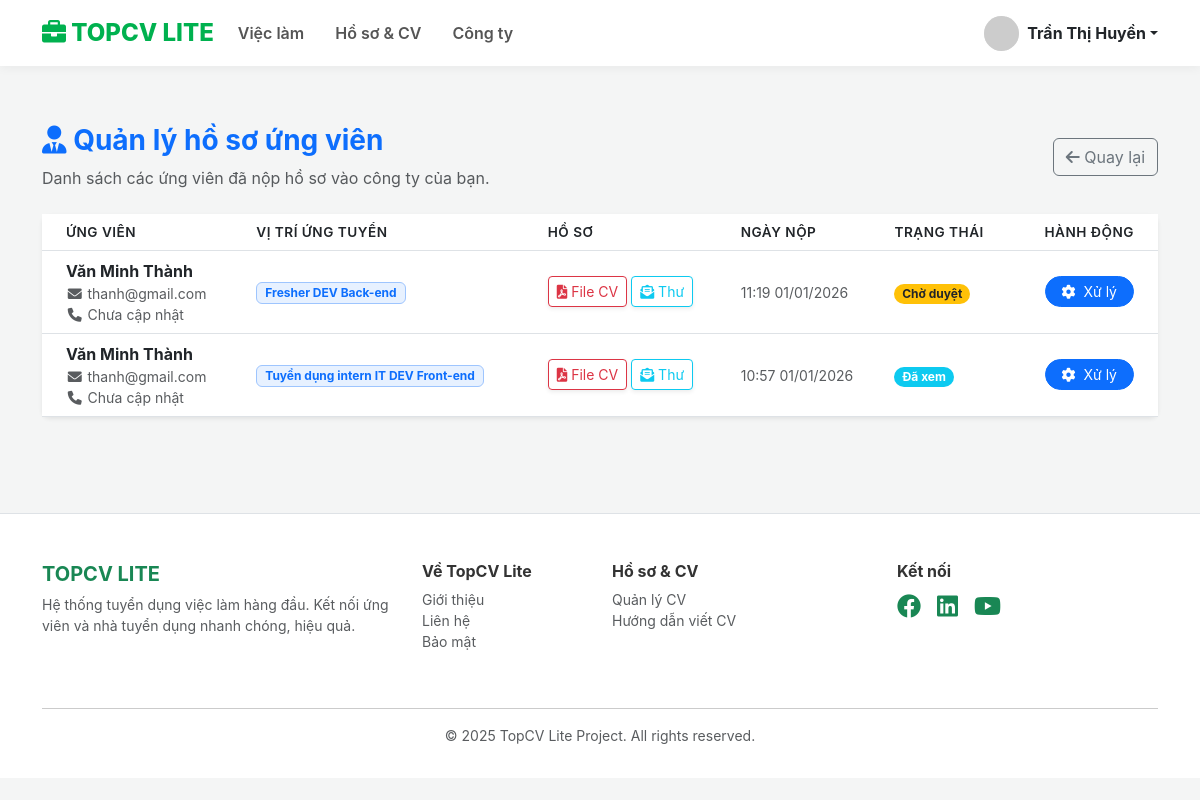
/employer/applicants.php (signed in), run on the app's committed database.
### tables this page shows
CREATE TABLE `applications` (
  `id` int(11) NOT NULL,
  `job_id` int(11) NOT NULL,
  `candidate_id` int(11) NOT NULL,
  `cv_profile_id` int(11) DEFAULT NULL,
  `cv_snapshot` varchar(255) DEFAULT NULL,
  `cv_snapshot_json` longtext DEFAULT NULL,
  `cover_letter` text DEFAULT NULL,
  `status` enum('pending','viewed','interview','rejected') DEFAULT 'pending',
  `created_at` timestamp NOT NULL DEFAULT current_timestamp()
);

CREATE TABLE `users` (
  `id` int(11) NOT NULL,
  `fullname` varchar(100) NOT NULL,
  `email` varchar(100) NOT NULL,
  `password` varchar(255) NOT NULL,
  `phone` varchar(20) DEFAULT NULL,
  `role` enum('candidate','employer','admin') NOT NULL DEFAULT 'candidate',
  `account_status` enum('active','suspended','pending_verification') NOT NULL DEFAULT 'active',
  `employer_approval_status` enum('pending','approved','rejected') DEFAULT NULL,
  `created_at` timestamp NOT NULL DEFAULT current_timestamp()
);

CREATE TABLE `jobs` (
  `id` int(11) NOT NULL,
  `company_id` int(11) NOT NULL,
  `category_id` int(11) DEFAULT NULL,
  `location_id` int(11) DEFAULT NULL,
  `title` varchar(255) NOT NULL,
  `salary_range` varchar(50) DEFAULT NULL,
  `description` text NOT NULL,
  `requirements` text DEFAULT NULL,
  `benefits` text DEFAULT NULL,
  `deadline` date DEFAULT NULL,
  `status` enum('pending','approved','rejected','hidden') DEFAULT 'pending',
  `view_count` int(11) DEFAULT 0,
  `created_at` timestamp NOT NULL DEFAULT current_timestamp(),
  `updated_at` timestamp NULL DEFAULT NULL,
  `deleted_at` datetime DEFAULT NULL,
  `admin_note` text DEFAULT NULL,
  `quantity` int(11) DEFAULT 1,
  `job_type` varchar(50) DEFAULT 'Toàn thời gian',
  `job_level` varchar(50) DEFAULT 'Nhân viên',
  `experience` varchar(50) DEFAULT 'Không yêu cầu',
  `gender` varchar(20) DEFAULT 'Không yêu cầu'
);

### employer/applicants.php (the view, shortened to what this page needs)
<?php
include 'auth_check.php';
$user_id = $_SESSION['user_id'];
$stmt = $conn->prepare("SELECT id FROM companies WHERE user_id = ?");
$stmt->execute([$user_id]);
$company = $stmt->fetch();
$company_id = $company['id'];
include '../includes/header.php';
$sql = "SELECT app.id AS app_id, app.created_at AS time_apply, app.status,
               app.cv_snapshot, app.cv_snapshot_json, app.cover_letter,
               u.fullname, u.email, u.phone,
               j.title AS job_title
        FROM applications app
        JOIN jobs j ON app.job_id = j.id
        JOIN candidates cand ON app.candidate_id = cand.id
        JOIN users u ON cand.user_id = u.id
        WHERE j.company_id = ?
        ORDER BY app.created_at DESC";
$apps = [];
if (applications_cv_columns_ready($conn)) {
    $stmt = $conn->prepare($sql);
    $stmt->execute([$company_id]);
    $apps = $stmt->fetchAll(PDO::FETCH_ASSOC) ?: [];
}
?>
<div class="container py-5">
    <div class="d-flex justify-content-between align-items-center mb-4">
        <div>
            <h3 class="fw-bold text-primary"><i class="fas fa-user-tie"></i> Quản lý hồ sơ ứng viên</h3>
            <p class="text-muted mb-0">Danh sách các ứng viên đã nộp hồ sơ vào công ty của bạn.</p>
        </div>
        <a href="dashboard.php" class="btn btn-outline-secondary"><i class="fas fa-arrow-left"></i> Quay lại</a>
    </div>
    <div class="card border-0 shadow-sm rounded-3">
        <div class="card-body p-0">
            <?php if (count($apps) > 0): ?>
                <div class="table-responsive">
                    <table class="table table-hover align-middle mb-0">
                        <thead class="bg-light">
                            <tr>
                                <th class="ps-4">Ứng viên</th>
                                <th>Vị trí ứng tuyển</th>
                                <th>Hồ sơ</th>
                                <th>Ngày nộp</th>
                                <th>Trạng thái</th>
                                <th class="text-end pe-4">Hành động</th>
                            </tr>
                        </thead>
                        <tbody>
                            <?php foreach ($apps as $row): ?>
                                <tr>
                                    <td class="ps-4">
                                        <div class="fw-bold text-dark"><?= htmlspecialchars($row['fullname']) ?></div>
                                        <div class="small text-muted">
                                            <i class="fas fa-envelope fa-fw"></i> <?= htmlspecialchars($row['email']) ?>
                                        </div>
                                        <div class="small text-muted">
                                            <i class="fas fa-phone fa-fw"></i> <?= htmlspecialchars($row['phone'] ?? 'Chưa cập nhật') ?>
                                        </div>
                                    </td>
                                    <td>
                                        <span class="badge bg-soft-primary text-primary border border-primary-subtle px-2 py-1">
                                            <?= htmlspecialchars($row['job_title']) ?>
                                        </span>
                                    </td>
                                    <td>
                                        <div class="d-flex flex-wrap gap-1">
                                            <?php if (!empty($row['cv_snapshot'])): ?>
                                                <a href="../<?= htmlspecialchars((string) $row['cv_snapshot']) ?>" target="_blank"
                                                    class="btn btn-sm btn-outline-danger shadow-sm">
                                                    <i class="fas fa-file-pdf"></i> File CV
                                                </a>
                                            <?php endif; ?>
                                            <?php if ($row['cover_letter']): ?>
                                                <button type="button" class="btn btn-sm btn-outline-info shadow-sm"
                                                    onclick="showCoverLetter(<?= htmlspecialchars(json_encode($row['fullname']), ENT_QUOTES) ?>, <?= htmlspecialchars(json_encode($row['cover_letter']), ENT_QUOTES) ?>)">
                                                    <i class="fas fa-envelope-open-text"></i> Thư
                                                </button>
                                            <?php endif; ?>
                                        </div>
                                    </td>
                                    <td><span class="text-muted small"><?= date('H:i d/m/Y', strtotime($row['time_apply'])) ?></span></td>
                                    <td>
                                        <?php
                                        switch ($row['status']) {
                                            case 'pending':
                                                echo '<span class="badge rounded-pill bg-warning text-dark">Chờ duyệt</span>';
                                                break;
                                            case 'viewed':
                                                echo '<span class="badge rounded-pill bg-info">Đã xem</span>';
                                                break;
                                        }
                                        ?>
                                    </td>
                                    <td class="text-end pe-4">
                                        <button class="btn btn-sm btn-primary px-3 rounded-pill"
                                            data-bs-toggle="modal" data-bs-target="#statusModal"
                                            onclick="setModalData(<?= $row['app_id'] ?>, '<?= $row['status'] ?>')">
                                            <i class="fas fa-cog me-1"></i> Xử lý
                                        </button>
                                    </td>
                                </tr>
                            <?php endforeach; ?>
                        </tbody>
                    </table>
                </div>
            <?php endif; ?>
        </div>
    </div>
</div>
<?php include '../includes/footer.php'; ?>

### includes/header.php (shortened to what this page needs)
<?php
$base_url = '/topcv_lite/';
?>
<!DOCTYPE html>
<html lang="vi">
<head>
    <link href="https://cdn.jsdelivr.net/npm/bootstrap@5.3.0/dist/css/bootstrap.min.css" rel="stylesheet">
    <link href="https://cdnjs.cloudflare.com/ajax/libs/font-awesome/6.0.0/css/all.min.css" rel="stylesheet">
</head>
<body>
<nav class="navbar navbar-expand-lg navbar-light fixed-top">
    <div class="container">
        <a class="navbar-brand" href="<?= $base_url ?>index.php"><i class="fas fa-briefcase"></i> TOPCV LITE</a>
        <div class="collapse navbar-collapse" id="navbarNav">
            <ul class="navbar-nav me-auto">
                <li class="nav-item"><a class="nav-link" href="<?= BASE_URL ?>jobs.php">Việc làm</a></li>
                <li class="nav-item"><a class="nav-link" href="<?= $base_url ?>candidate/profile.php">Hồ sơ & CV</a></li>
                <li class="nav-item"><a class="nav-link" href="<?= BASE_URL ?>companies.php">Công ty</a></li>
            </ul>
            <div class="d-flex align-items-center gap-2">
                <?php if (isset($_SESSION['user_id'])): ?>
                    <div class="dropdown">
                        <a href="#" class="d-flex align-items-center text-decoration-none dropdown-toggle text-dark fw-bold" data-bs-toggle="dropdown">
                            <img src="https://ui-avatars.com/api/?name=<?= $_SESSION['fullname'] ?>&background=00b14f&color=fff" class="user-avatar me-2">
                            <?= htmlspecialchars($_SESSION['fullname']) ?>
                        </a>
                    </div>
                <?php else: ?>
                    <a href="<?= $base_url ?>login.php" class="btn btn-outline-custom btn-sm px-3">Đăng nhập</a>
                    <a href="<?= $base_url ?>register.php" class="btn btn-primary-custom btn-sm px-3">Đăng ký</a>
                    <a href="#" class="btn btn-dark btn-sm px-3 ms-2">Dành cho Nhà tuyển dụng</a>
                <?php endif; ?>
            </div>
        </div>
    </div>
</nav>

### includes/footer.php (shortened to what this page needs)
<footer class="bg-white pt-5 pb-3 mt-5 border-top">
    <div class="container">
        <div class="row">
            <div class="col-md-4 mb-4">
                <h5 class="text-success fw-bold">TOPCV LITE</h5>
                <p class="text-muted small">Hệ thống tuyển dụng việc làm hàng đầu. Kết nối ứng viên và nhà tuyển dụng nhanh chóng, hiệu quả.</p>
            </div>
            <div class="col-md-2 mb-4">
                <h6 class="fw-bold">Về TopCV Lite</h6>
                <ul class="list-unstyled small text-muted">
                    <li><a href="#" class="text-decoration-none text-muted">Giới thiệu</a></li>
                    <li><a href="#" class="text-decoration-none text-muted">Liên hệ</a></li>
                    <li><a href="#" class="text-decoration-none text-muted">Bảo mật</a></li>
                </ul>
            </div>
            <div class="col-md-3 mb-4">
                <h6 class="fw-bold">Hồ sơ & CV</h6>
                <ul class="list-unstyled small text-muted">
                    <li><a href="<?= defined('BASE_URL') ? BASE_URL : '/topcv_lite/' ?>candidate/cv-manage.php" class="text-decoration-none text-muted">Quản lý CV</a></li>
                    <li><a href="#" class="text-decoration-none text-muted">Hướng dẫn viết CV</a></li>
                </ul>
            </div>
            <div class="col-md-3 mb-4">
                <h6 class="fw-bold">Kết nối</h6>
                <div class="d-flex gap-3">
                    <a href="#" class="text-success fs-4"><i class="fab fa-facebook"></i></a>
                    <a href="#" class="text-success fs-4"><i class="fab fa-linkedin"></i></a>
                    <a href="#" class="text-success fs-4"><i class="fab fa-youtube"></i></a>
                </div>
            </div>
        </div>
        <hr>
        <p class="text-center small text-muted">© 2025 TopCV Lite Project. All rights reserved.</p>
    </div>
</footer>
</body>
</html>

### includes/header.php (style rules this page uses)
:root { --primary: #00b14f; --primary-hover: #009643; --bg-gray: #f4f5f5; --text-dark: #333; }
body { background-color: var(--bg-gray); font-family: 'Inter', sans-serif; color: var(--text-dark); }
.navbar { background: white; box-shadow: 0 2px 10px rgba(0,0,0,0.05); padding: 10px 0; }
.navbar-brand { font-weight: 800; color: var(--primary) !important; font-size: 1.5rem; }
.nav-link { font-weight: 600; color: #555; margin-right: 15px; }
.user-avatar { width: 35px; height: 35px; border-radius: 50%; object-fit: cover; background: #eee; }

### employer/applicants.php (style rules this page uses)
.bg-soft-primary { background-color: #e7f1ff; }
.table thead th { font-weight: 600; font-size: 0.85rem; text-transform: uppercase; letter-spacing: 0.5px; }

### data on the page
applications: users.fullname "Văn Minh Thành", users.email "thanh@gmail.com", users.phone "Chưa cập nhật", job.title "Fresher DEV Back-end", created_at "11:19 01/01/2026", status "Chờ duyệt"
applications: users.fullname "Văn Minh Thành", users.email "thanh@gmail.com", users.phone "Chưa cập nhật", job.title "Tuyển dụng intern IT DEV Front-end", created_at "10:57 01/01/2026", status "Đã xem"

### other printed values
$_SESSION['fullname'] "Trần Thị Huyền"
